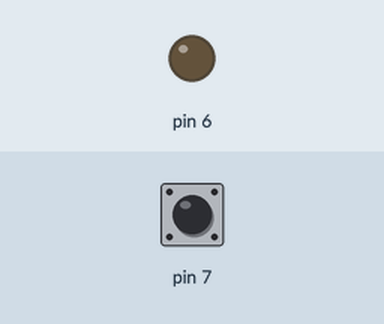
The sketch below on a simulated Arduino Uno, built with avr-gcc and run on an emulated ATmega328P. On the bench: output pins drawn as LEDs (lit = HIGH). The inputs (shaded band) are chosen by the test bench; at power-on: pin 7 HIGH.

Above: at 1.2 s.
1.3 s: pin 7 pulled LOW for 0.15 s
At 1.37 s:
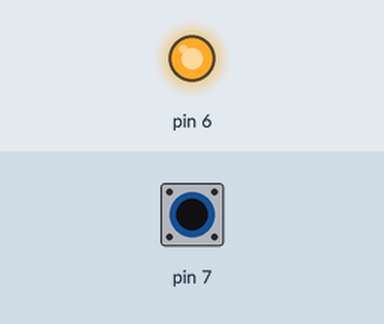
2.9 s: pin 7 pulled LOW for 3.2 s
At 7.4 s:
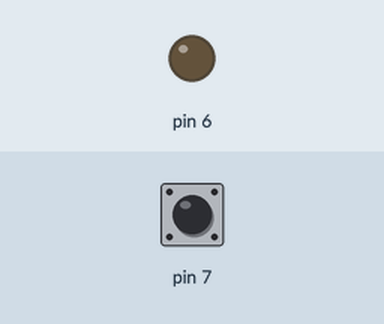
Timing chart, 0 to 8.9 s (numbered marks = the images above; inputs shaded):
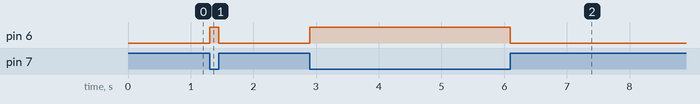

The sketch:

puullllup.ino
```cpp
void setup() {
  // put your setup code here, to run once:
  pinMode(7, INPUT_PULLUP);
  pinMode(6, OUTPUT);

  digitalWrite(6, 1);
}

void loop() {
  // put your main code here, to run repeatedly:

  if(digitalRead(7) == 1) {
    digitalWrite(6, 0);
    //delay(500);
  } else {
    digitalWrite(6, 1);
    //delay(500);
  }

  //  digitalWrite(6, !digitalRead(7));
}
```

Measured:
- after the input at 1.3 s, pin 6: LOW → HIGH at once, → LOW 0.15 s later
- after the input at 2.9 s, pin 6: LOW → HIGH at once, → LOW 3.2 s later
